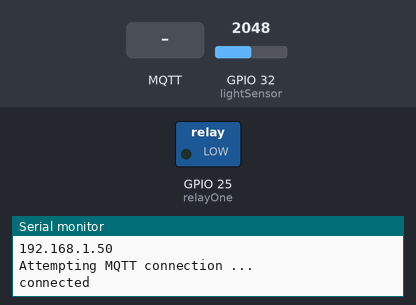
A sketch run on a simulated ESP32. Parts: switched loads named in the sketch (green lamp = pin HIGH), the last lines printed to the serial monitor. The test bench sets the inputs (shaded band); at power-on: GPIO 32 (lightSensor) = 2048. WiFi joins after 1.5 s; servers stay silent unless stated; no MQTT or app messages arrive unless stated.

Above: at 2.7 s.
2.8 s: MQTT message "off" arrives on the first subscribed topic
At 3.3 s:
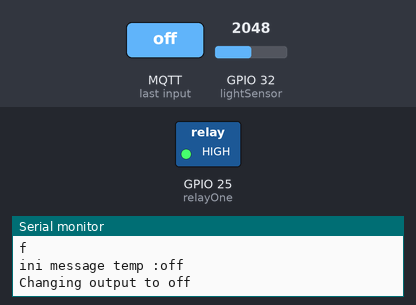
5.8 s: MQTT message "on" arrives on the first subscribed topic
At 6.7 s:
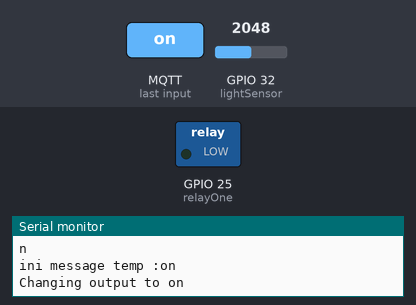
Timing chart, 0 to 8.8 s (numbered marks = the images above; inputs shaded):
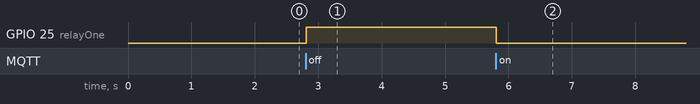

Measured:
- after the input at 2.8 s, GPIO 25 (relayOne): LOW → HIGH at once
- after the input at 5.8 s, GPIO 25 (relayOne): HIGH → LOW at once

The sketch:

example-mqtt.ino
```cpp
#include <PubSubClient.h>
#include <WiFi.h>

const char* ssid = "yourWiFiSSID";
const char* password = "yourWifiPassword";

// mqtt broker server

WiFiClient espClient;

PubSubClient mqttClient(espClient);


long lastMsg = 0;
int value = 0;
const int relayOne = 25;
const int lightSensor = 32;
float resultLightSensor;

void setup() {
  Serial.begin(115200);
  delay(10);
  Serial.println("");
  Serial.print("Connecting to ");
  Serial.println(ssid);

  WiFi.begin(ssid, password);

  while(WiFi.status() != WL_CONNECTED) {
    delay(500);
    Serial.print("-");
  }

  Serial.println("");
  Serial.println("Wifi connected");
  Serial.println("IP Address: ");
  Serial.println(WiFi.localIP());

  mqttClient.setServer("mqttServer", 3478);
  mqttClient.setCallback(mqttSub);
  pinMode(relayOne, OUTPUT);
  pinMode(lightSensor, INPUT);

  // put your setup code here, to run once:
}

void mqttSub(char* topic, byte* message, unsigned int length){
  Serial.print("Message arrived on topic: ");
  Serial.print(topic);
  Serial.print(". Message: ");
  String messageTemp;

  for (int i = 0; i < length; i++) {
    Serial.print("ini looping ke : ");
    Serial.println(i);
    Serial.println((char)message[i]);
    messageTemp += (char)message[i];
  }
  Serial.println("ini message temp :" + messageTemp);
  // Serial.println();

  if (String(topic) == "esp32/output") {
    Serial.print("Changing output to ");
    if(messageTemp == "on"){
      Serial.println("on");
      digitalWrite(relayOne, LOW);
      mqttClient.publish("esp32/lightSensor/state", "on");
    }
    else if(messageTemp == "off"){
      Serial.println("off");
      digitalWrite(relayOne, HIGH);
      mqttClient.publish("esp32/lightSensor/state", "off");
    }
  }
}

// reconnect to mqtt
void reconnect() {
  while (!mqttClient.connected()) {
    Serial.println("Attempting MQTT connection ...");

    if (mqttClient.connect("ESP32-sudobash", "admin", "SecretPassword")) {
    //  if mqtt server use anonymous security
    // if (mqttClient.connect("ESP32-sudobash")) {
      Serial.println("connected");
      mqttClient.subscribe("esp32/output");
    } else {
      Serial.print("failed, reconnect= ");
      Serial.print(mqttClient.state());
      Serial.print(" try again in 3 seconds");
      delay(3000);

    }
  }
}

void loop() {
  if (!mqttClient.connected()){
    reconnect();
  }
  mqttClient.loop();
  long now = millis();
  if(now - lastMsg > 1000){
    lastMsg = now;
    resultLightSensor = analogRead(lightSensor);
    char tempResultLightSensor[9];
    dtostrf(resultLightSensor, 6, 3, tempResultLightSensor);
    //Serial.println(tempResultLightSensor);
    mqttClient.publish("esp32/lightSensor", tempResultLightSensor);
    mqttClient.publish("garden/waterpump/available", "1");
  }
}
```
